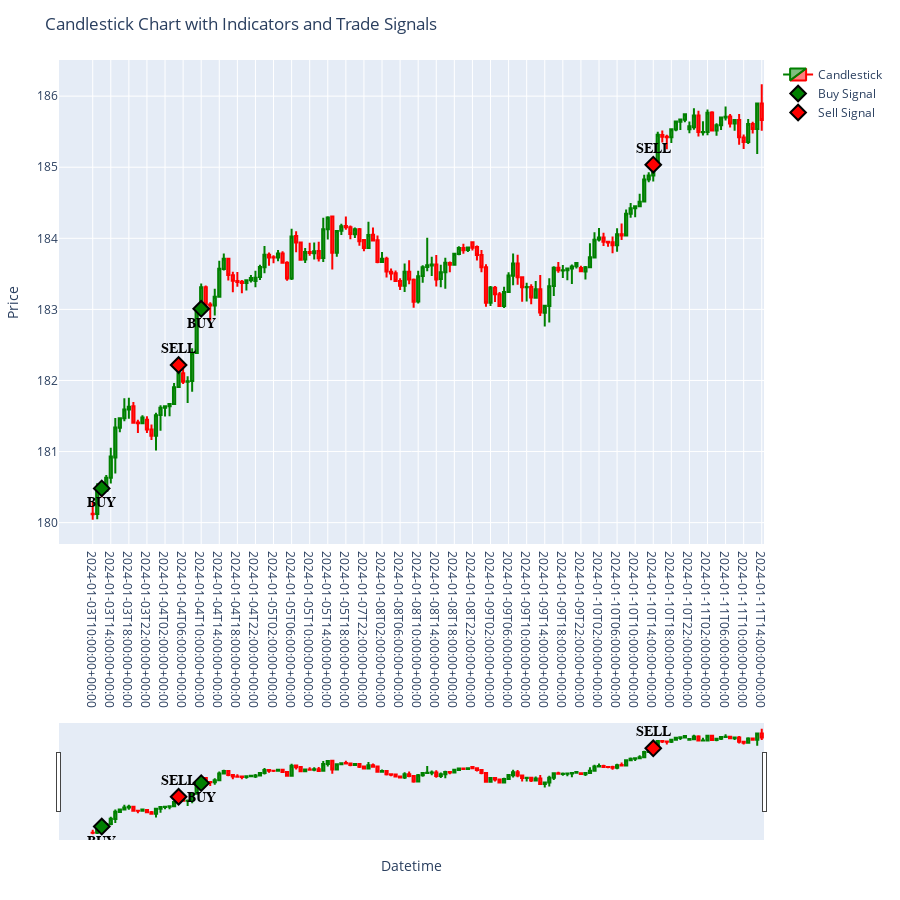

Here is the notebook cell this chart was saved with:
### Code cell
show_trades(price, trades, start_date="2024, 1, 1", trade_number=1)

### Figure 1 — Plotly figure (JSON) as saved in the notebook; plotly's stock layout.template omitted (floating-point values rounded to 4 significant figures; data arrays with more than 128 entries replaced by an {"elided": "..."} marker saying what was removed)
{"data": [{"close": {"elided": "149 float values"}, "decreasing": {"line": {"color": "red"}}, "high": {"elided": "149 float values"}, "increasing": {"line": {"color": "green"}}, "low": {"elided": "149 float values"}, "name": "Candlestick", "open": {"elided": "149 float values"}, "type": "candlestick", "x": {"elided": "149 str values"}}, {"marker": {"color": "green", "line": {"color": "black", "width": 2}, "size": 12, "symbol": "diamond"}, "mode": "markers+text", "name": "Buy Signal", "text": "BUY", "textfont": {"color": "black", "family": "Arial", "size": 14, "weight": "bold"}, "textposition": "bottom center", "type": "scatter", "x": ["2024-01-03T12:00:00+00:00", "2024-01-04T10:00:00+00:00"], "y": [180.5, 183.0]}, {"marker": {"color": "red", "line": {"color": "black", "width": 2}, "size": 12, "symbol": "diamond"}, "mode": "markers+text", "name": "Sell Signal", "text": "SELL", "textfont": {"color": "black", "family": "Arial", "size": 14, "weight": "bold"}, "textposition": "top center", "type": "scatter", "x": ["2024-01-04T05:00:00+00:00", "2024-01-10T14:00:00+00:00"], "y": [182.2, 185.0]}], "layout": {"autosize": true, "height": 900, "margin": {"b": 60, "l": 50, "r": 50, "t": 60}, "showlegend": true, "title": {"text": "Candlestick Chart with Indicators and Trade Signals"}, "xaxis": {"fixedrange": false, "rangeslider": {"visible": true}, "title": {"text": "Datetime"}, "type": "category"}, "yaxis": {"fixedrange": false, "title": {"text": "Price"}}}}
